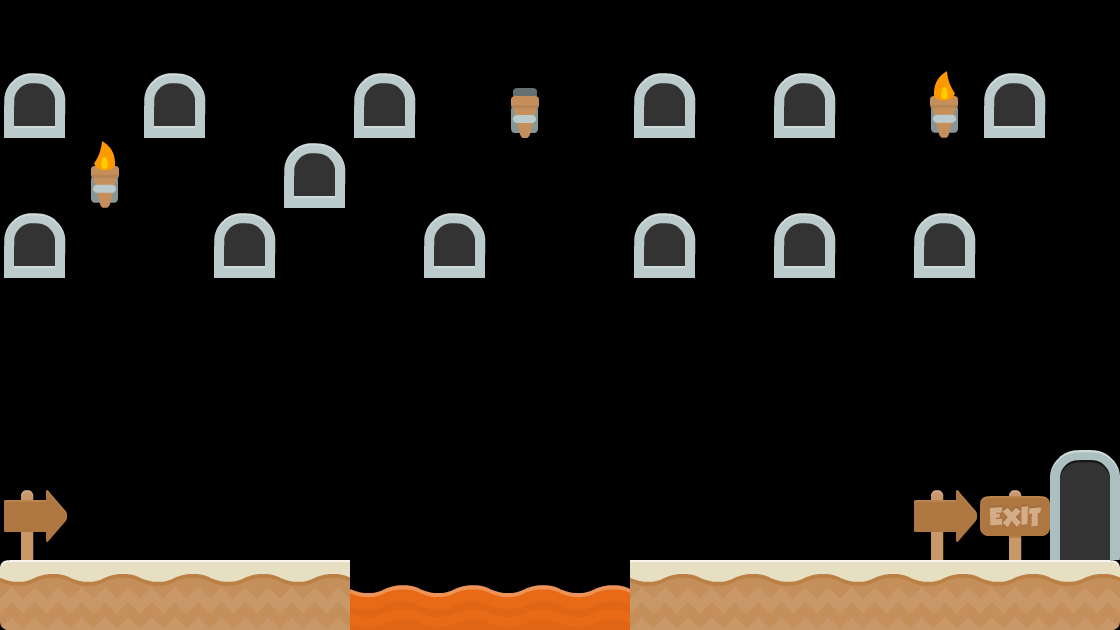

Rendered tile map (Tiled .tmx) drawn with the repository's tilesets; below, a short description and the map source with its tile grids summarised:
An orthogonal 16x9 tile map with 70x70 px tiles, 2 tile layers (background, Collision), 2 tilesets and 5 objects (3x BadGuy, levelTrigger, Mushroom).

<map version="1.0" orientation="orthogonal" renderorder="right-down" width="16" height="9" tilewidth="70" tileheight="70" backgroundcolor="#000000">
 <tileset firstgid="1" name="background-tiles" tilewidth="70" tileheight="70">
  <image source="../img/background-tiles.png" width="910" height="910" />
 </tileset>
 <tileset firstgid="170" name="meta-tiles" tilewidth="70" tileheight="70">
  <image source="../img/meta-tiles.png" width="350" height="70" />
  <tile id="1">
   <properties>
    <property name="type" value="lslope" />
   </properties>
  </tile>
  <tile id="3">
   <properties>
    <property name="type" value="rslope" />
   </properties>
  </tile>
  <tile id="4">
   <properties>
    <property name="type" value="solid" />
   </properties>
  </tile>
 </tileset>
 <layer name="background" width="16" height="9">
  <data>[144 cells, 37 non-empty, 12 distinct tile ids]</data>
 </layer>
 <layer name="Collision" width="16" height="9" opacity="0">
  <data>[144 cells, 12 non-empty, 1 distinct tile ids]</data>
 </layer>
 <objectgroup name="trigger-entities">
  <properties>
   <property name="level" value="CameronPlevel06" />
   <property name="xSpawn" value="400" />
   <property name="ySpawn" value="0" />
  </properties>
  <object name="levelTrigger" x="1049" y="457" width="69" height="104">
   <properties>
    <property name="level" value="CameronPlevel06" />
   </properties>
  </object>
 </objectgroup>
 <objectgroup name="EnemyEntities">
  <object name="BadGuy" x="713" y="516" width="133" height="42" />
  <object name="BadGuy" x="793" y="519" width="119" height="38" />
  <object name="BadGuy" x="640" y="519" width="118" height="38" />
 </objectgroup>
 <objectgroup name="CollectableEntities">
  <object name="Mushroom" x="223" y="512" width="52" height="42" />
 </objectgroup>
</map>
